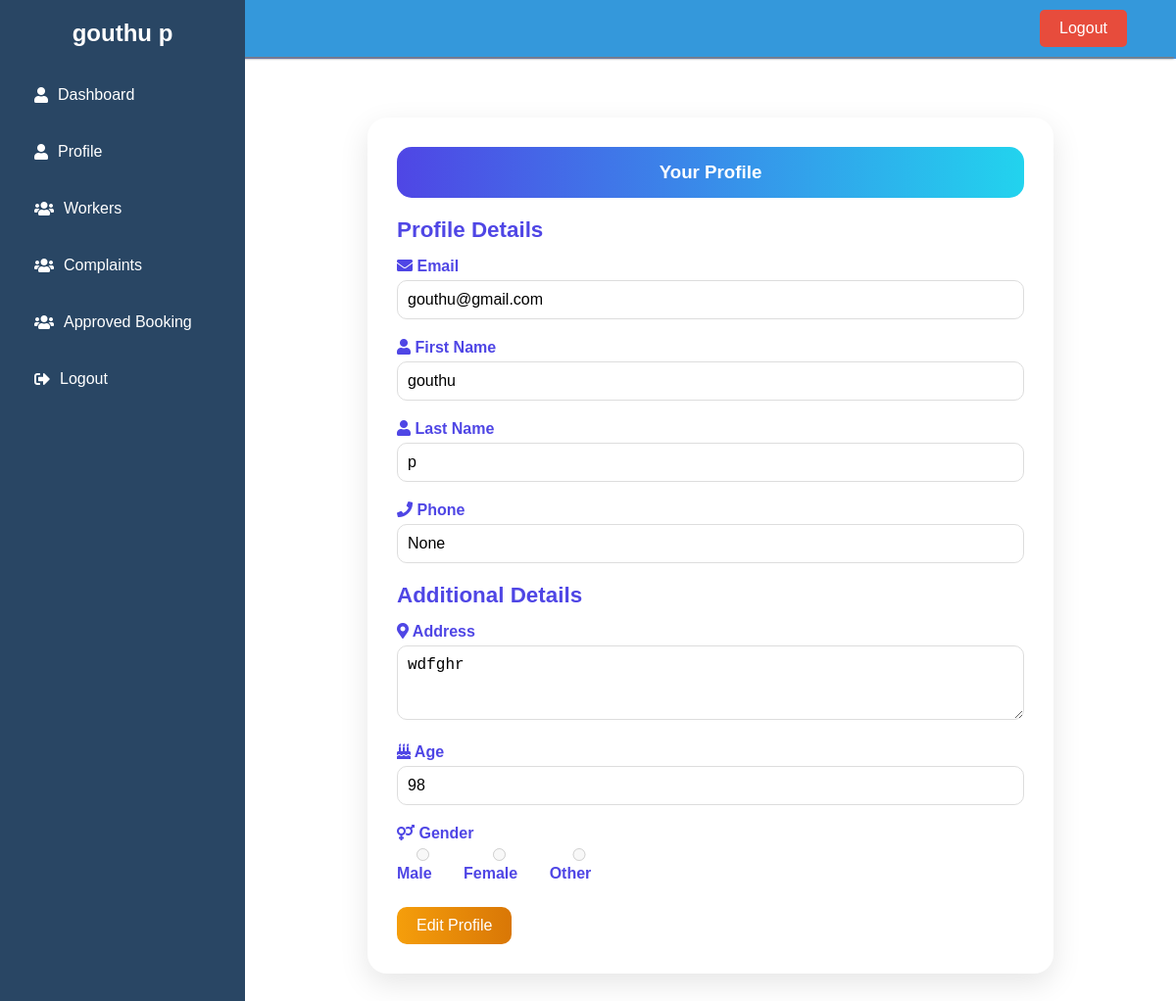
The page /user_profile/ (signed in) on the database as committed earlier.
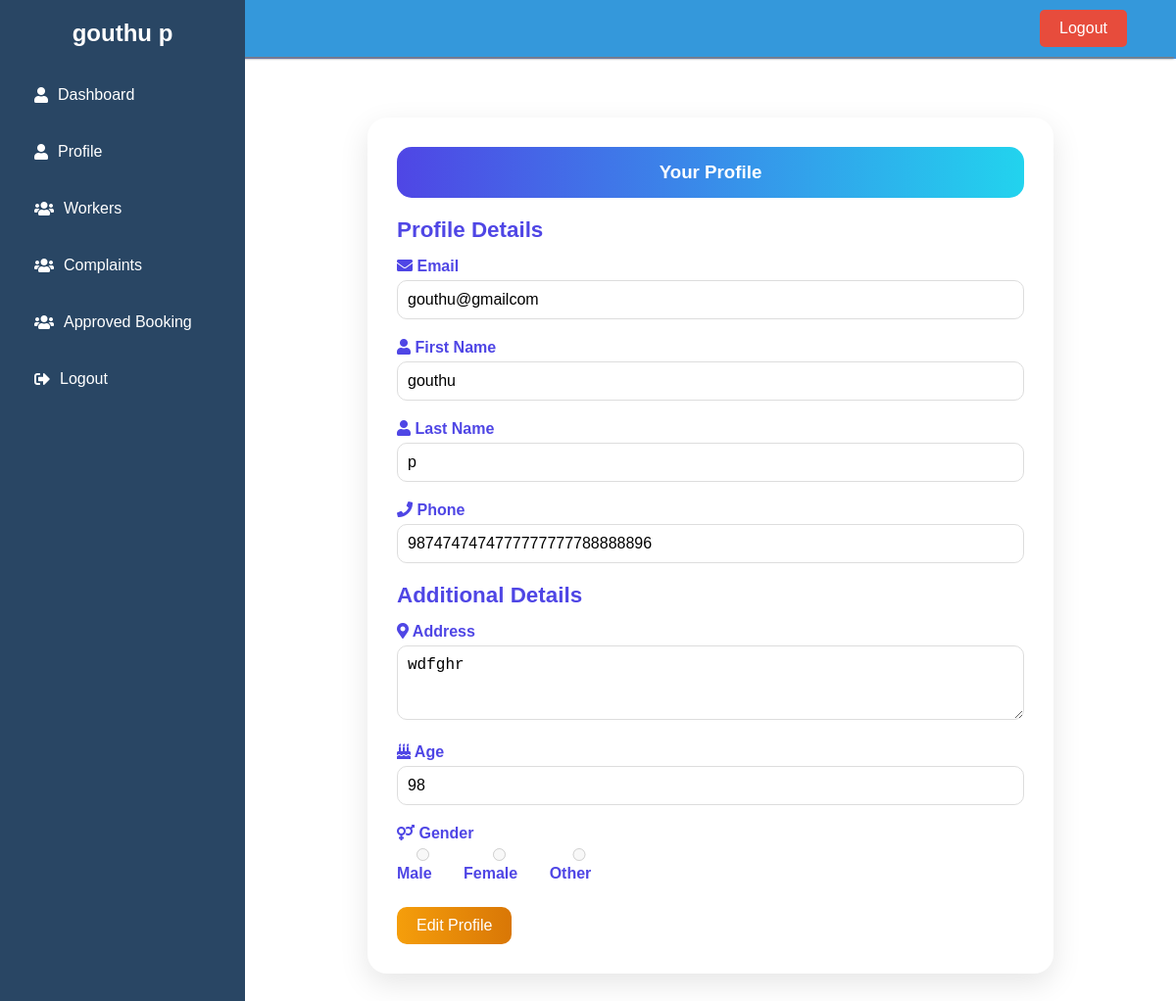
The same page on the database as committed later.
### Bengali/models.py (models this page shows, shortened)
class Profile(AbstractUser):
    USERNAME_FIELD='email'
    REQUIRED_FIELDS=[]
    objects = CustomUserManager()
    username = models.CharField(max_length=150, blank=True, null=True)
    first_name = models.CharField(max_length=150, blank=True, null=True)
    last_name= models.CharField(max_length=150, blank=True, null=True)
    role = models.CharField(max_length=15,choices=RoleChoices.choices)
    email=models.EmailField(unique=True)
    phone=models.CharField(max_length=15, blank=True, null=True)
    age=models.IntegerField(blank=True, null=True)
    worker_approved=models.BooleanField(blank=True, null=True)
    groups = models.ManyToManyField(
        Group,
            related_name="profile_groups",  # Set unique related_name
            blank=True
        )
    user_permissions = models.ManyToManyField(
            Permission,
            related_name="profile_permissions",  # Set unique related_name
            blank=True
        )

### Bengali/views.py (the view, shortened to what this page needs)
# urls.py: path('user_profile/',views.user_profile,name='user_profile'),
def user_profile(request):
    userdetails = get_object_or_404(UserDetails, profile=request.user)
    if userdetails.profile is None:
        messages.error(request, 'User profile does not exist.')
        return redirect('user_dashboard')
    user_details_form = UserDetailsForm(instance=userdetails)
    return render(request, "user_profile.html", {"userdetails": userdetails, "user_details_form": user_details_form})

### Bengali/form.py
class  UserDetailsForm(forms.ModelForm):
    class Meta:
        model =  UserDetails
        fields = ['profile','address','age','sex']

### templates/user_profile.html (shortened to what this page needs)
{% extends "user_base.html" %}
{% load static %}
{% block content %}
<div class="profile-container">
    <div class="profile-card">
        <div class="profile-header">
            <h3>Your Profile</h3>
        </div>
        <div class="profile-body">
            <form method="post" action="{% url 'user_profile' %}" id="profileForm">
                <h4 class="section-title">Profile Details</h4>
                <div class="form-group">
                    <label for="email"><i class="fas fa-envelope"></i> Email</label>
                    <input type="email" id="email" name="email" class="form-control" value="{{ user.email }}" readonly>
                </div>
                <div class="form-group">
                    <label for="first_name"><i class="fas fa-user"></i> First Name</label>
                    <input type="text" id="first_name" name="first_name" class="form-control" value="{{ user.first_name }}" readonly>
                </div>
                <div class="form-group">
                    <label for="last_name"><i class="fas fa-user"></i> Last Name</label>
                    <input type="text" id="last_name" name="last_name" class="form-control" value="{{ user.last_name }}" readonly>
                </div>
                <div class="form-group">
                    <label for="phone"><i class="fas fa-phone"></i> Phone</label>
                    <input type="text" id="phone" name="phone" class="form-control" value="{{ user.phone }}" readonly>
                </div>
                <h4 class="section-title">Additional Details</h4>
                <div class="form-group">
                    <label for="address"><i class="fas fa-map-marker-alt"></i> Address</label>
                    <textarea id="address" name="address" class="form-control" rows="3" readonly>{{ userdetails.address }}</textarea>
                </div>
                <div class="form-group">
                    <label for="age"><i class="fas fa-birthday-cake"></i> Age</label>
                    <input type="number" id="age" name="age" class="form-control" value="{{ userdetails.age }}" readonly>
                </div>
                <div class="form-group">
                    <label for="sex"><i class="fas fa-venus-mars"></i> Gender</label>
                    <div style="display: flex; gap: 15px;">
                        <label>
                            <input type="radio" name="sex" value="Male" {% if userdetails.sex == 'male' %}checked{% endif %} disabled> Male
                        </label>
                        <label>
                            <input type="radio" name="sex" value="Female" {% if userdetails.sex == 'female' %}checked{% endif %} disabled> Female
                        </label>
                        <label>
                            <input type="radio" name="sex" value="Other" {% if userdetails.sex == 'other' %}checked{% endif %} disabled> Other
                        </label>
                    </div>
                </div>
                <div class="text-center">
                    <button type="button" class="btn btn-edit" id="editProfileBtn">Edit Profile</button>
                </div>
            </form>
        </div>
    </div>
</div>
{% endblock %}

### templates/user_base.html (shortened to what this page needs)
<!DOCTYPE html>
<html lang="en">
    {% load static %}
<head>
      <link href="https://cdnjs.cloudflare.com/ajax/libs/font-awesome/5.15.4/css/all.min.css" rel="stylesheet">
      <link rel="stylesheet" href="{% static 'css/admin_dashboard.css' %}">
<head>
      <link href="https://cdnjs.cloudflare.com/ajax/libs/font-awesome/5.15.4/css/all.min.css" rel="stylesheet">
      <link rel="stylesheet" href="{% static 'css/admin_dashboard.css' %}">
    <link rel="stylesheet" href="">
    <link href="https://cdnjs.cloudflare.com/ajax/libs/font-awesome/5.15.4/css/all.min.css" rel="stylesheet">
</head>
<body>
    <div class="header">
        <h1>Dashboard</h1>
        <a href="{% url 'logout' %}" class="logout">Logout</a>
    </div>
    <div class="container">
        <div class="sidebar">
            <h2>{{ user.first_name }} {{ user.last_name }}</h2>
            <ul>
                <li><a href="{% url 'user_dashboard' %}"><i class="fas fa-user"></i> Dashboard</a></li>
                <li><a href="{% url 'user_profile' %}"><i class="fas fa-user"></i> Profile</a></li>
                <li><a href="{% url 'user_list_workers' %}"><i class="fas fa-users"></i> Workers</a></li>
                <li><a href="{% url 'user_complaints' %}"><i class="fas fa-users"></i> Complaints</a></li>
                <li><a href="{% url 'user_view' %}"><i class="fas fa-users"></i> Approved Booking</a></li>
                <li><a href="{%  url 'logout' %}"><i class="fas fa-sign-out-alt"></i> Logout</a></li>
            </ul>
        </div>
        <div class="main-content">
            {% block content %}{% endblock %}
        </div>
    </div>
</body>
</html>

Rows that differ between the two databases and show on the page:
changed Profile "gouthu": email "gouthu@gmail.com" → "gouthu@gmailcom"; phone "None" → "9874747474777777777788888896"
